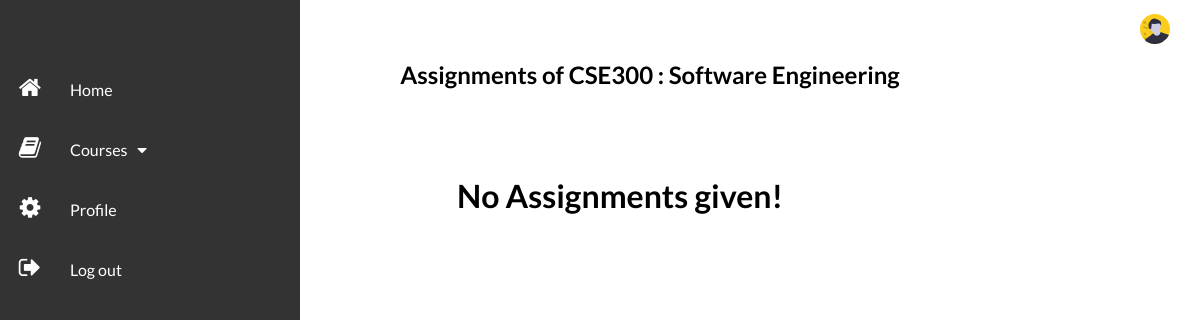
The app's page /faculty_assignment_list_for_grading/CSE300/Software Engineering/ (signed in), older data.
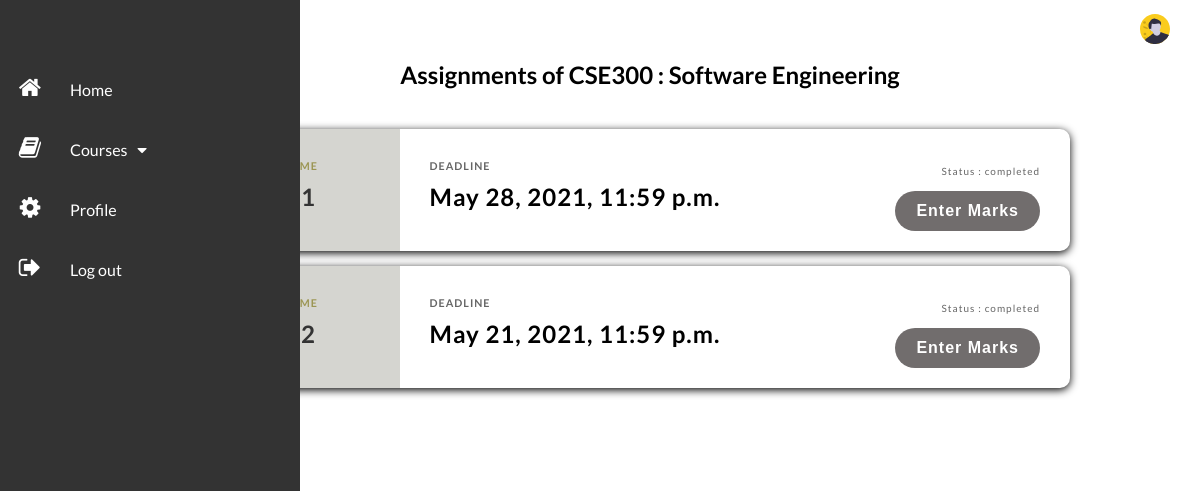
The same page, newer data.
### lms/models.py (models this page shows, shortened)
class Faculty_Assignment(models.Model):
    assign_id = models.CharField(primary_key=True,max_length=10)
    course_id = models.CharField(max_length=50)
    faculty_id = models.CharField(max_length=50)
    PDF = models.CharField(max_length=50)
    marks = models.IntegerField(null=False)
    deadline = models.DateTimeField()

### lms/views.py (the view)
# urls.py: url(r'^faculty_assignment_list_for_grading/(?P<course_id>\w+)/(?P<course_name>[\w\s]+)/$', views.faculty_assignment_list_for_grading, name='faculty_assignment_list_for_grading'),
def faculty_assignment_list_for_grading(request, course_id, course_name):
    fac_course = Faculty_Course.objects.filter(email=request.user)
    course = []
    designation = "faculty"
    for i in fac_course:
        cn = Course.objects.filter(course_id=i.course_id)
        for j in cn:
            d = {"course_id": i.course_id,
                 "course_name": j.course_name,
                 }
            course.append(d)
    course_info = Faculty_Assignment.objects.filter(course_id=course_id)
    assign_info = []
    for i in course_info:
        a = Student_Grade.objects.filter(assign_id=i.assign_id).count()
        b = Student_Assignment.objects.filter(assign_id=i.assign_id).count()
        if (a == b and a != 0):
            status = "completed"
        elif (a != b):
            status = "Pending"
        else:
            status = "No submissions yet "
        data = {"assign_id": i.assign_id,
                "deadline": i.deadline,
                "status": status
                }
        assign_info.append(data)
    return render(request, 'lms/faculty_assignment_list_for_grading.html',
                  context={"course_id": course_id, "assign_info": assign_info, "course_name": course_name,
                           "course": course, "designation": designation})

### lms/models.py (called while the page is built)
    def __str__(self):
        return self.email

### lms/templates/lms/faculty_assignment_list_for_grading.html (shortened to what this page needs)
{% extends "lms/base.html" %} {% load static %} {% block content %}
    <link rel="stylesheet" href="https://stackpath.bootstrapcdn.com/font-awesome/4.7.0/css/font-awesome.min.css"
/>
    <link rel="stylesheet" href={% static 'css/fac_style.css' %}>
<div class="container1">
    <h2>Assignments of {{ course_id }} : {{ course_name }}</h2>
</div>
{% if assign_info %}
{% for i in assign_info %}
    <div class="course">
        <div class="preview">
            <h6>Assignment name</h6>
            <h2 style="color: #333">{{ i.assign_id }}</h2>
        </div>
        <div class="info">
            <div class="progress-wrapper">
                    <span class="progress-text">
                        Status : {{ i.status }}
                    </span>
            </div>
            <h6>
                Deadline
            </h6>
            <h2> {{ i.deadline }}</h2>
            <button class="btn">
                    <a href=" /students_submission_list/{{ i.assign_id }}/{{ course_id }}/{{ course_name }} "
                   class="btn-a"
                   style="color: #ffffff">Enter Marks</a>
            </button>
        </div>
    </div>
{% endfor %}
    {% else %}
     <div class="no-assign">
        <h1>No Assignments given!</h1>
    </div>
    {% endif %}
{% endblock %}

Row changes from the older to the newer data that the page shows:
added Faculty_Assignment: deadline "May 28, 2021, 11:59 p.m."
added Faculty_Assignment: deadline "May 21, 2021, 11:59 p.m."
Text that changed along with them:
new list line: "Status : completed DEADLINE Enter Marks"
text no longer shown: "No Assignments given!"
